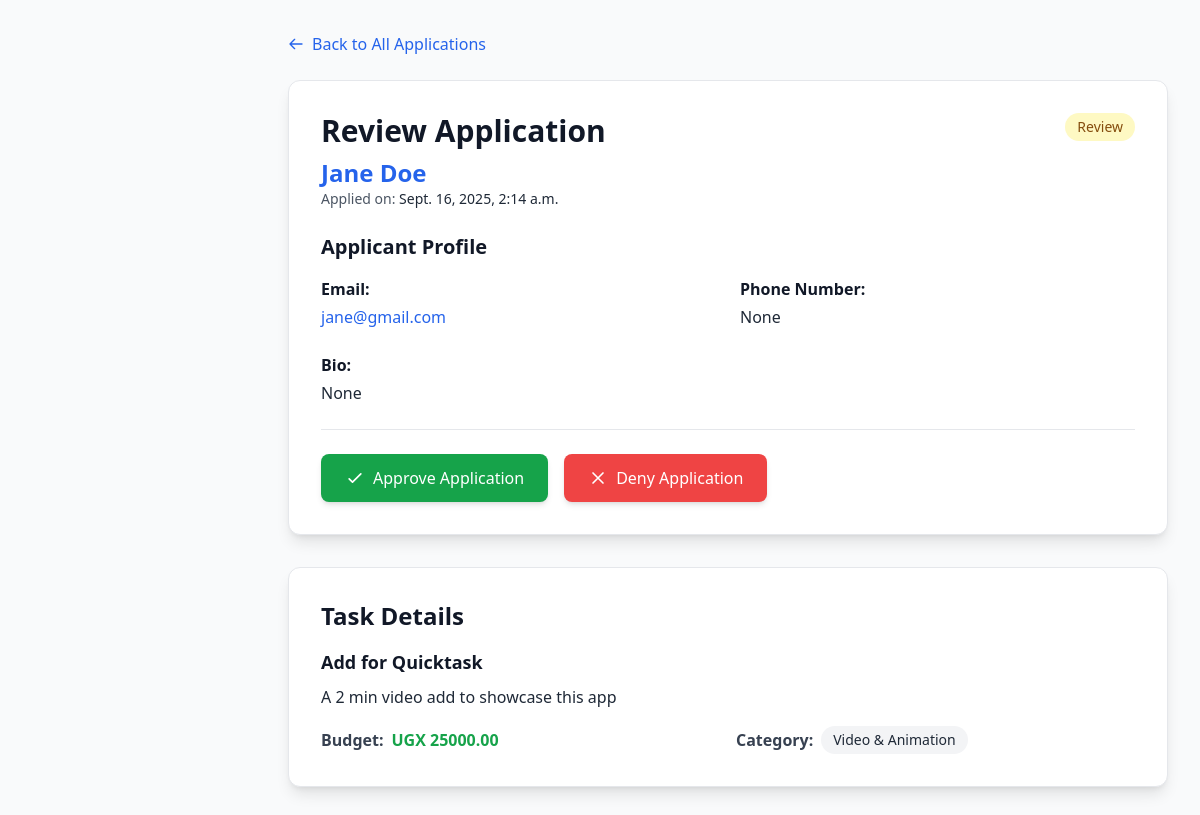
The page /giver/applications/3/ (signed in) on the database as committed earlier.
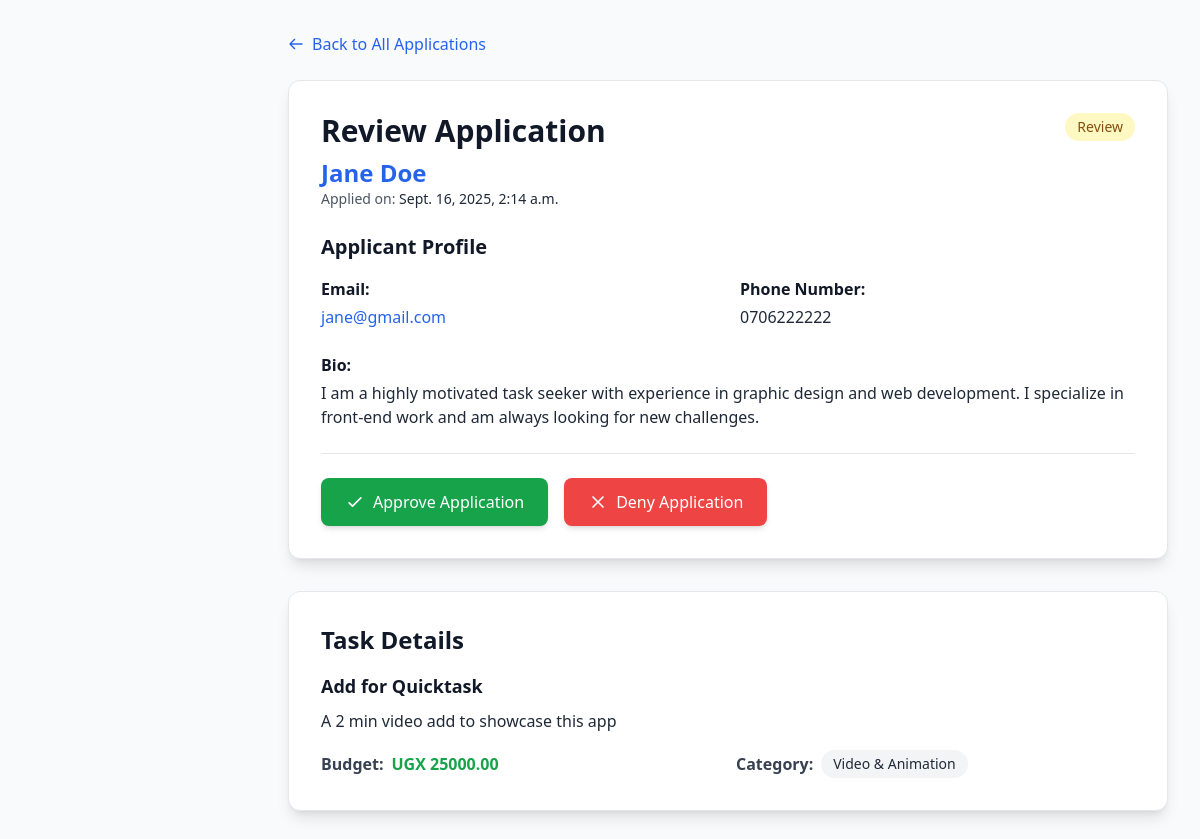
The same page on the database as committed later.
### task_giver/models.py (models this page shows, shortened)
class Applications(models.Model):
        applied_on = models.DateTimeField(auto_now_add=True)
        user = models.ForeignKey(settings.AUTH_USER_MODEL, on_delete=models.CASCADE)
        task = models.ForeignKey(Task, on_delete=models.CASCADE)
        STATUS_CHOICES = (
            ('review', 'Review'),
            ('rejected', 'Rejected'),
            ('approved', 'Approved'),
        )
        status = models.CharField(max_length=20, choices=STATUS_CHOICES, default='open')
        class Meta:
            constraints = [
                 UniqueConstraint(fields=['user','task'], name="applications_must_be_unqiue")
            ]

class Task(models.Model):
    user = models.ForeignKey(User, on_delete=models.CASCADE)
    title = models.CharField(max_length=200)
    description = models.TextField()
    category = models.CharField(max_length=200)
    budget = models.DecimalField(max_digits=10, decimal_places=2)
    deadline = models.DateTimeField()
    posted_on = models.DateTimeField(auto_now_add=True)
    views = models.PositiveIntegerField(default=0)
    STATUS_CHOICES = (
        ('open', 'Open'),
        ('in_progress', 'In Progress'),
        ('completed', 'Completed'),
        ('canceled', 'Canceled'),
    )
    status = models.CharField(max_length=20, choices=STATUS_CHOICES, default='open')
    file_upload = models.FileField(upload_to='task_files/', blank=True, null=True, validators=[FileExtensionValidator(allowed_extensions=['pdf'])])
    location = models.CharField(max_length=200, blank=True, null=True)

### accounts/models.py (models this page shows, shortened)
class Profile(models.Model):
    ROLE_CHOICES = [
        ('seeker', 'Task Seeker'),
        ('giver', 'Task Giver'),
    ]
    UGANDA_DISTRICTS = [
        ('Kampala', 'Kampala'),
        ('Wakiso', 'Wakiso'),
        ('Mukono', 'Mukono'),
        ('Mbarara', 'Mbarara'),
        ('Gulu', 'Gulu'),
        ('Jinja', 'Jinja'),
        ('Mbale', 'Mbale'),
        ('Arua', 'Arua'),
        ('Lira', 'Lira'),
        ('Masaka', 'Masaka'),
        ('Fort Portal', 'Fort Portal'),
        ('Hoima', 'Hoima'),
        ('Soroti', 'Soroti'),
        ('Masindi', 'Masindi'),
        ('Kabale', 'Kabale'),
        ('Bushenyi', 'Bushenyi'),
        ('Tororo', 'Tororo'),
        ('Iganga', 'Iganga'),
        ('Mityana', 'Mityana'),
        ('Kasese', 'Kasese'),
    ]
    user = models.OneToOneField(User, on_delete=models.CASCADE, related_name='profile')
    role = models.CharField(max_length=10, choices=ROLE_CHOICES)
    district = models.CharField(max_length=50, choices=UGANDA_DISTRICTS, default='Kampala')
    ugandan_phone_regex = RegexValidator(
        regex=r'^((\+256|0)7(0|1|5|6|7|8|9)[0-9]{7})$',
        message="Enter a valid Ugandan phone number, e.g., 0772123456 or +256772123456"
    )
    phone_number = models.CharField(
        validators=[ugandan_phone_regex],
        max_length=15, # Set an appropriate max length
        blank=True, # Allows the field to be optional in forms
        null=True # Allows the database field to be nullable
    )
    bio = models.TextField(
        blank=True,
        null=True
    )

### task_giver/views.py (the view)
# urls.py: path('applications/<int:app_id>/', views.app_detail, name="app_detail"),
@login_required
def app_detail(request,app_id):
    app = get_object_or_404(Applications, pk=app_id)
    app.status = "Review"
    app.save()
    task = app.task
    context = {
        'task': task,
        'app': app
    }
    return render(request, 'task_giver/application_detail.html', context)

### task_giver/templates/task_giver/application_detail.html (shortened to what this page needs)
<!DOCTYPE html>
<html lang="en">
<head>
    <script src="https://cdn.tailwindcss.com"></script>
</head>
<body class="bg-gray-50 min-h-screen">
    <div class="lg:ml-64 min-h-screen">
        <div class="max-w-7xl mx-auto px-4 sm:px-6 lg:px-8 py-8 pt-20 lg:pt-8">
            <div class="mb-6">
                <a href="{% url 'task_giver:applications' %}" class="flex items-center text-blue-600 hover:text-blue-800 font-medium transition-colors">
                    <svg class="w-4 h-4 mr-2" fill="none" stroke="currentColor" viewBox="0 0 24 24">
                        <path stroke-linecap="round" stroke-linejoin="round" stroke-width="2" d="M10 19l-7-7m0 0l7-7m-7 7h18"></path>
                    </svg>
                    Back to All Applications
                </a>
            </div>
            <div class="job-detail-card bg-white rounded-xl shadow-lg border border-gray-200 p-8 mb-8">
                <div class="flex flex-col md:flex-row md:items-start md:justify-between mb-6">
                    <div>
                        <h1 class="text-3xl font-bold text-gray-900 mb-2">Review Application</h1>
                        <h2 class="text-2xl font-semibold text-blue-600">{{ app.user.first_name }} {{ app.user.last_name }}</h2>
                        <p class="text-sm text-gray-600">Applied on: <a href="#" class="font-medium text-gray-800 hover:underline">{{ app.applied_on }}</a></p>
                    </div>
                    <div class="mt-4 md:mt-0 flex items-center space-x-3">
                         <span class="badge px-3 py-1 rounded-full text-sm font-medium bg-yellow-100 text-yellow-800">
                            {{ app.status }}
                        </span>
                    </div>
                </div>
                <div class="prose max-w-none text-gray-700">
                    <h4 class="text-xl font-semibold text-gray-900 mb-4">Applicant Profile</h4>
                    <div class="grid grid-cols-1 md:grid-cols-2 gap-6 mb-6">
                        <div>
                            <p class="font-semibold text-gray-900 mb-1">Email:</p>
                            <a href="mailto:alex.j@example.com" class="text-blue-600 hover:underline">{{ app.user.email }}</a>
                        </div>
                        <div>
                            <p class="font-semibold text-gray-900 mb-1">Phone Number:</p>
                            <p class="text-gray-800">{{ app.user.profile.phone_number }}</p>
                        </div>
                        <div class="md:col-span-2">
                            <p class="font-semibold text-gray-900 mb-1">Bio:</p>
                            <p class="text-gray-800">{{ app.user.profile.bio }}</p>
                        </div>
                    </div>
                </div>
                <hr class="border-gray-200 my-6">
                <div class="flex flex-col sm:flex-row sm:space-x-4 space-y-3 sm:space-y-0">
                        <a href="{% url 'task_giver:approve_app' app.id %}">
                        <button type="submit" class="w-full interactive-btn bg-green-600 hover:bg-green-700 text-white px-6 py-3 rounded-lg font-medium shadow-md">
                            <span class="flex items-center justify-center">
                                <svg class="w-5 h-5 mr-2" fill="none" stroke="currentColor" viewBox="0 0 24 24">
                                    <path stroke-linecap="round" stroke-linejoin="round" stroke-width="2" d="M5 13l4 4L19 7"></path>
                                </svg>
                                Approve Application
                            </span>
                        </button>
                    </a>
                    <a href="{% url 'task_giver:deny_app' app.id %}">
                        <button type="submit" class="w-full interactive-btn bg-red-500 hover:bg-red-600 text-white px-6 py-3 rounded-lg font-medium shadow-md">
                            <span class="flex items-center justify-center">
                                <svg class="w-5 h-5 mr-2" fill="none" stroke="currentColor" viewBox="0 0 24 24">
                                    <path stroke-linecap="round" stroke-linejoin="round" stroke-width="2" d="M6 18L18 6M6 6l12 12"></path>
                                </svg>
                                Deny Application
                            </span>
                        </button>
                    </a>
                </div>
            </div>
            <div class="job-detail-card bg-white rounded-xl shadow-lg border border-gray-200 p-8">
                <h4 class="text-2xl font-bold text-gray-900 mb-4">Task Details</h4>
                <div class="prose max-w-none text-gray-700">
                    <h5 class="font-semibold text-lg text-gray-900 mb-2">{{ task.title }}</h5>
                    <p class="text-gray-800 leading-relaxed">{{ task.description }}</p>
                    <div class="mt-4 grid grid-cols-1 md:grid-cols-2 gap-4">
                        <div class="flex items-center">
                            <p class="font-semibold mr-2">Budget:</p>
                            <span class="text-green-600 font-bold">UGX {{ task.budget }}</span>
                        </div>
                        <div class="flex items-center">
                            <p class="font-semibold mr-2">Category:</p>
                            <span class="bg-gray-100 text-gray-800 px-3 py-1 rounded-full text-sm font-medium">{{ task.category }}</span>
                        </div>
                    </div>
                </div>
            </div>
        </div>
    </div>
</body>
</html>

### task_giver/templates/task_giver/application_detail.html (style rules this page uses)
.job-detail-card { transition: all 0.4s cubic-bezier(0.4, 0, 0.2, 1); }
.interactive-btn { transition: all 0.3s cubic-bezier(0.4, 0, 0.2, 1); position: relative; overflow: hidden; }
.interactive-btn::before { content: ''; position: absolute; top: 0; left: -100%; width: 100%; height: 100%; background: linear-gradient(90deg, transparent, rgba(255, 255, 255, 0.2), transparent); transition: left 0.5s; }
.badge { transition: all 0.3s ease; }

Rows that differ between the two databases and show on the page:
changed through a linked row, Applications "Review": user.profile.phone_number "None" → "0706222222"; user.profile.bio "None" → "I am a highly motivated task seeker with experience in graphic design and web development. I specialize in front-end work and am always looking for new challenges."
